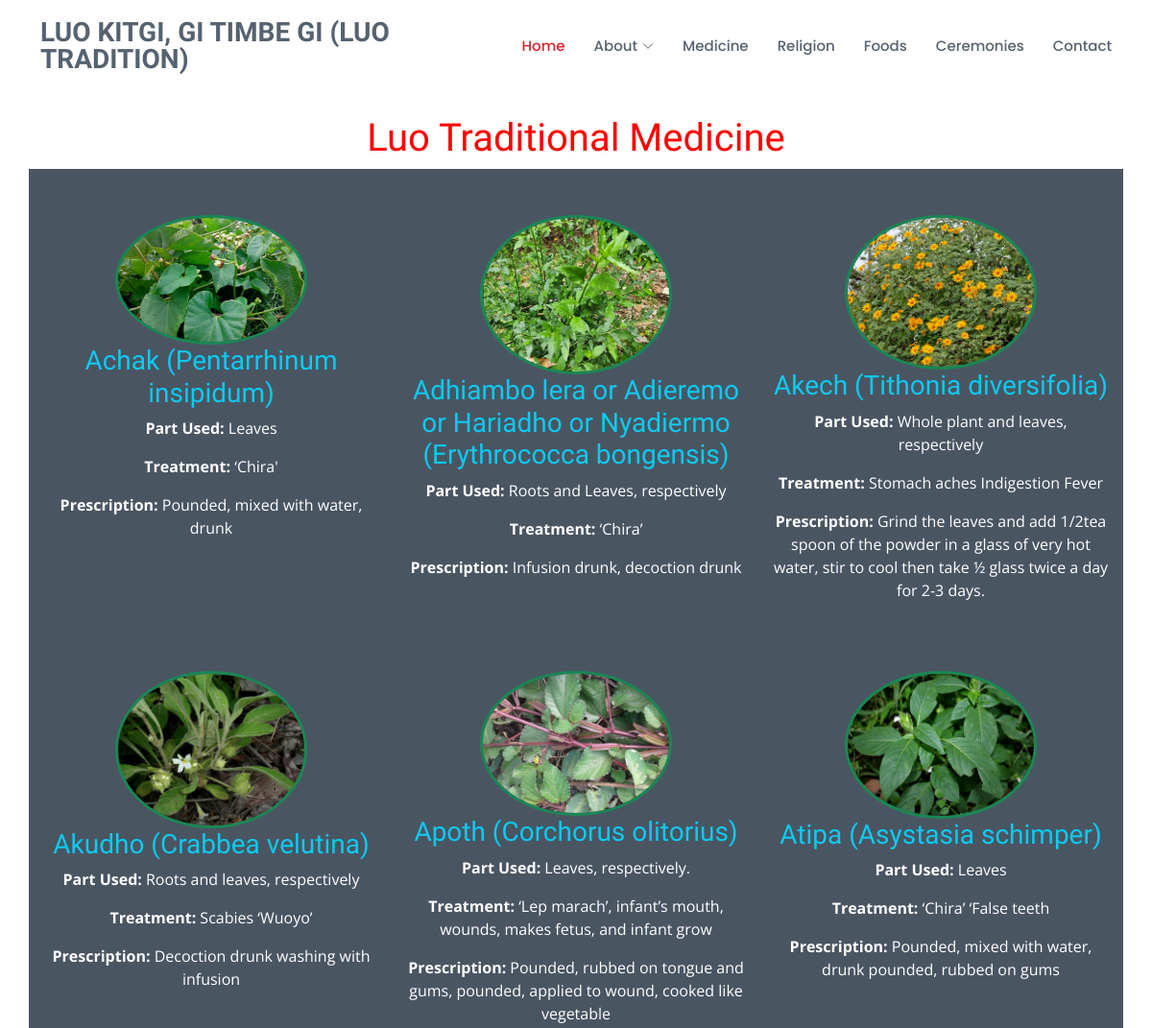
The app's page /medicine/ (upper part), older data.
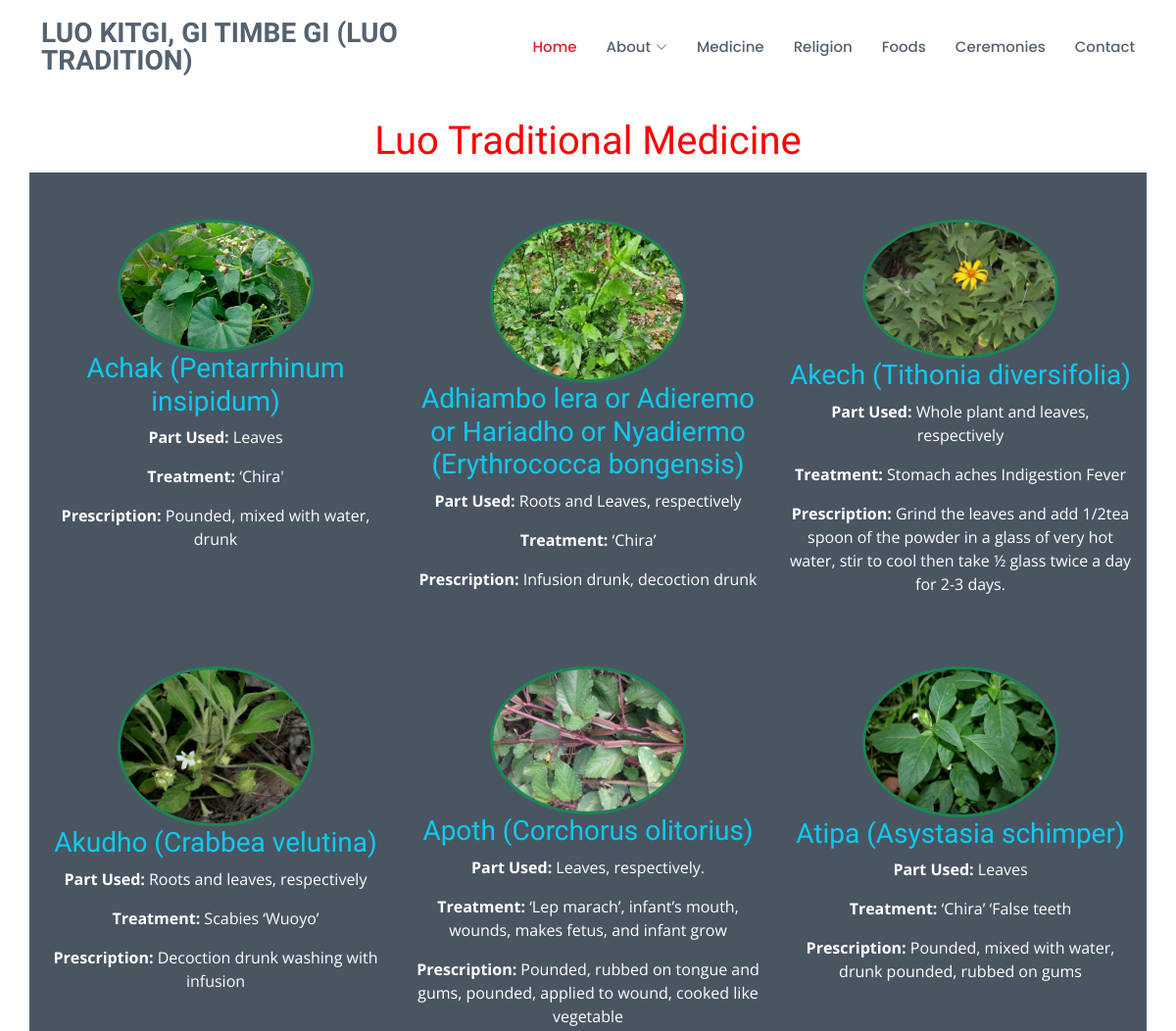
The same page, newer data.
### luomedicine_app/models.py (models this page shows, shortened)
class MedicinalPlant(models.Model):
    def validate_image_file_extension(value):
        allowed_extensions = [".jpg", ".jpeg", ".png", ".gif", ".PNG", ".JPG"]
        ext = os.path.splitext(value.name)[1]
        if not ext.lower() in allowed_extensions:
            raise ValidationError(
                "Unsupported file extension.  Allowed extensions are: .jpg, .jpeg, .png, .gif"
            )
    """
    A model representing a medicinal plant.
    """
    title = models.CharField(max_length=100)
    part = models.TextField(default="leaves")
    treatment = models.TextField()
    prescription = models.TextField()
    image = models.ImageField(
        upload_to="luomedicine_app/static/medicinal_plant_images/",
        validators=[validate_image_file_extension],
    )

### luomedicine_app/views.py (the view)
# urls.py: path("medicine/", views.medicine, name="medicine"),
def medicine(request):
    try:
        paginator = Paginator(MedicinalPlant.objects.all().order_by("title"), 100)
        page_number = request.GET.get("page")
        page_obj = paginator.get_page(page_number)
        medicinal_plants = page_obj.object_list  # Limiting the number of records to 100
    except Exception as e:
        return render(request, "luomedicine/error.html", {"error_message": str(e)})
    return render(
        request, "luomedicine/medicine.html", {"medicinal_plants": medicinal_plants}
    )

### luomedicine_app/templates/luomedicine/medicine.html
{% extends "luomedicine/layout.html" %}
{% block body %}
{% load static %}
<div style="margin-top: 120px; color: red; font-size: 44px; font-weight: bold; text-align: center; font-family: 'Times New Roman', Times, serif;">
  <h1>Luo Traditional Medicine</h1>
</div>
<div class="container mt-10">
  <div class="row p-10" style="background-color: #4a5562;">
    {% for medicinal_plant in medicinal_plants %}
    <div class="col-md-4 mb-2 mt-5">
      <div class="d-flex justify-content-center">
        <div class="rounded-circle border border-success border-3 p-0" style="max-width: 200px;">
          <a href="{% url 'plant' medicinal_plant.id %}" target="_blank" class="link-opacity-50-hover"><img src="{{ medicinal_plant.image.url }}" alt="{{ medicinal_plant.title }}" class="img-fluid rounded-circle" style="width: 100%; height: auto;"></a>
         </div>
      </div>
       <h3 class="text-white text-center"><a href="{% url 'plant' medicinal_plant.id %}" target="_blank" class="text-info font-weight-bold link-info link-offset-2 link-underline-opacity-25 link-underline-opacity-100-hover">{{ medicinal_plant.title }}</a></h3>
      <p class="text-white text-center"><b>Part Used:</b> {{ medicinal_plant.part }}</p>
      <p class="text-white text-center"><b>Treatment:</b> {{ medicinal_plant.treatment }}</p>
      <p class="text-white text-center"><b>Prescription:</b> {{ medicinal_plant.prescription }}</p>
    </div>
    {% endfor %}
  </div>
</div>
{% endblock %}

Row changes from the older to the newer data that the page shows:
changed MedicinalPlant "Akech (Tithonia diversifolia)": image: a different picture
